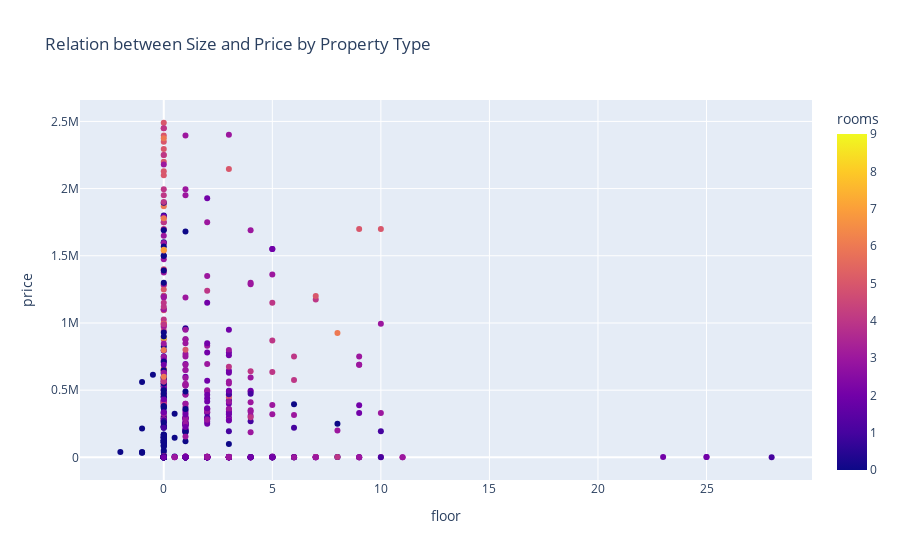

The notebook cell this image was saved under:
### Code cell
df_plot = df[(df['propertyType'].isin(['flat']))&(df['operation']=='rent')]
df_plot = df.sample(frac=0.1, random_state=42)

fig = px.scatter(
    df_plot,
    x="floor",
    y="price",
    color="rooms",
    title="Relation between Size and Price by Property Type"
)
fig.show()

### Figure 1 — Plotly figure (JSON) as saved in the notebook; plotly's stock layout.template omitted (floating-point values rounded to 4 significant figures; data arrays with more than 128 entries replaced by an {"elided": "..."} marker saying what was removed)
{"data": [{"hovertemplate": "floor=%{x}<br>price=%{y}<br>rooms=%{marker.color}<extra></extra>", "legendgroup": "", "marker": {"color": {"elided": "753 float values"}, "coloraxis": "coloraxis", "symbol": "circle"}, "mode": "markers", "name": "", "orientation": "v", "showlegend": false, "type": "scatter", "x": {"elided": "753 float values"}, "xaxis": "x", "y": {"elided": "753 int values"}, "yaxis": "y"}], "layout": {"coloraxis": {"colorbar": {"title": {"text": "rooms"}}, "colorscale": [[0, "#0d0887"], [0.1111, "#46039f"], [0.2222, "#7201a8"], [0.3333, "#9c179e"], [0.4444, "#bd3786"], [0.5556, "#d8576b"], [0.6667, "#ed7953"], [0.7778, "#fb9f3a"], [0.8889, "#fdca26"], [1, "#f0f921"]]}, "legend": {"tracegroupgap": 0}, "title": {"text": "Relation between Size and Price by Property Type"}, "xaxis": {"anchor": "y", "domain": [0, 1], "title": {"text": "floor"}}, "yaxis": {"anchor": "x", "domain": [0, 1], "title": {"text": "price"}}}}
